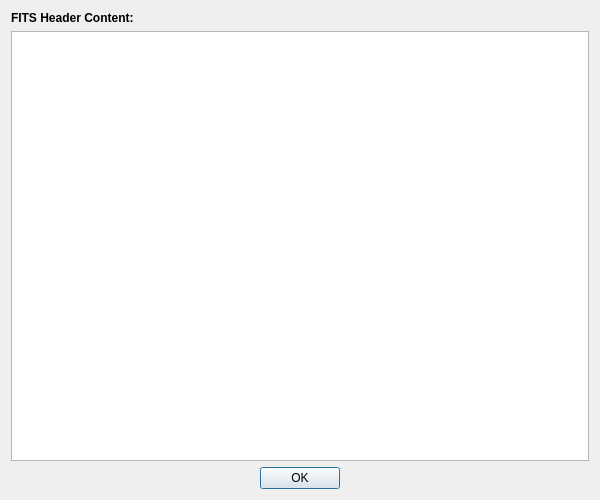
<?xml version="1.0" encoding="UTF-8"?>
<ui version="4.0">
 <class>HeaderDialog</class>
 <widget class="QDialog" name="HeaderDialog">
  <property name="geometry">
   <rect>
    <x>0</x>
    <y>0</y>
    <width>600</width>
    <height>500</height>
   </rect>
  </property>
  <property name="windowTitle">
   <string>Cached Header</string>
  </property>
  <layout class="QVBoxLayout" name="verticalLayout">
   <item>
    <widget class="QLabel" name="titleLabel">
     <property name="text">
      <string>FITS Header Content:</string>
     </property>
     <property name="font">
      <font>
       <weight>75</weight>
       <bold>true</bold>
      </font>
     </property>
    </widget>
   </item>
   <item>
    <widget class="QTextEdit" name="headerTextEdit">
     <property name="readOnly">
      <bool>true</bool>
     </property>
     <property name="font">
      <font>
       <family>Courier New</family>
       <pointsize>9</pointsize>
      </font>
     </property>
    </widget>
   </item>
   <item>
    <widget class="QDialogButtonBox" name="buttonBox">
     <property name="orientation">
      <enum>Qt::Horizontal</enum>
     </property>
     <property name="standardButtons">
      <set>QDialogButtonBox::Ok</set>
     </property>
     <property name="centerButtons">
      <bool>true</bool>
     </property>
    </widget>
   </item>
  </layout>
 </widget>
 <resources/>
 <connections>
  <connection>
   <sender>buttonBox</sender>
   <signal>accepted()</signal>
   <receiver>HeaderDialog</receiver>
   <slot>accept()</slot>
   <hints>
    <hint type="sourcelabel">
     <x>248</x>
     <y>254</y>
    </hint>
    <hint type="destinationlabel">
     <x>157</x>
     <y>274</y>
    </hint>
   </hints>
  </connection>
 </connections>
</ui>
